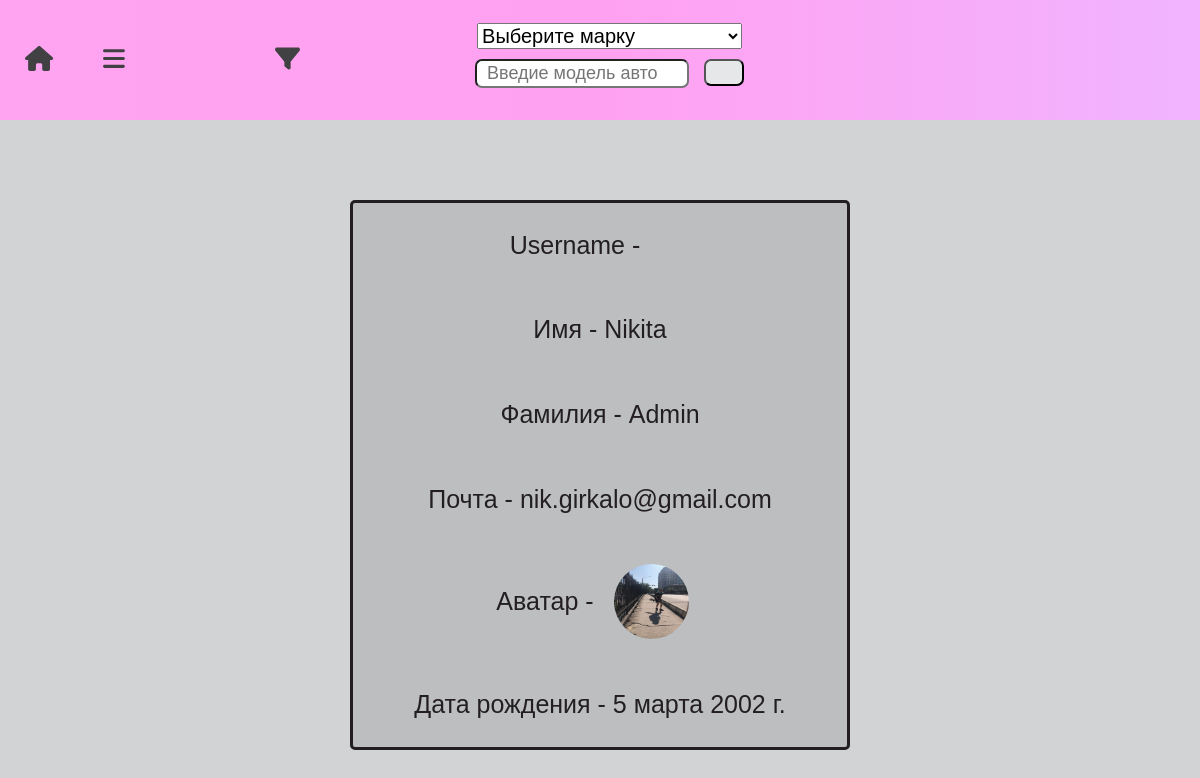
Page /author/1/ on the committed database.
### jdm/models.py (models this page shows, shortened)
class Author(models.Model):
    user = models.OneToOneField(User, on_delete=models.CASCADE)
    name = models.CharField(max_length=20, null=True, blank=True)
    last_name = models.CharField(max_length=20, null=True, blank=True)
    email = models.CharField(max_length=50, null=True, blank=True)
    avatar = models.ImageField(upload_to='img', null=True, blank=True)
    date_of_birthday = models.DateField(null=True, blank=True)

### jdm/views.py (the view, shortened to what this page needs)
# urls.py: path("author/<int:pk>/", DetailAuthorView.as_view(), name='author_details'),
class DetailAuthorView(DetailView, UserPassesTestMixin): # Подробности автора
    model = Author
    template_name = 'author_details.html'
    extra_context = {'title': 'JDM - Author'}

### jdm/templates/author_details.html (shortened to what this page needs)
{% extends 'base.html' %}
{% load thumbnail %}
{% load crispy_forms_tags %}
{% block main %}
    <div class="wrapper">
        <div class="author">
            <p class="com">Username - {{ user.username }} <a class="com" href="{% url 'author_edit' request.user.id %}"></a></p>
            {% if not author.name %}
                <p class="com">Имя не добавлено</p>
            {% else %}
                <p class="com">Имя - {{ author.name }}</p>
            {% endif %}
            {% if not author.last_name %}
                <p class="com">Фамилия не добавлена</p>
            {% else %}
                <p class="com">Фамилия - {{ author.last_name }}</p>
            {% endif %}
            {% if not author.email %}
                <p class="com">Почти не добавлена</p>
            {% else %}
                <p class="com">Почта - {{ author.email}}</p>
            {% endif %}
            {% if not author.avatar %}
                <p class="com">Аватар не добавлен</p>
            {% else %}
                <p class="auth">Аватар - <img class="avatar" src="{{ author.avatar|thumbnail_url:'avatar' }}" alt="{{ author.avatar.name }}"></p>
            {% endif %}
            {% if not author.date_of_birthday %}
                <p class="com">Дата рождения не добавлена</p>
            {% else %}
                <p class="com">Дата рождения - {{ author.date_of_birthday}}</p>
            {% endif %}
        </div>
    </div>
{% endblock %}

### jdm/templates/base.html (style rules this page uses)
* { padding: 0; margin: 0; }
body { width: 100%; display: flex; flex-direction: column; background-color: #D1D3D4; }
.auth { display: flex; color: #231F20; font-size: 20px; font-family: Arial, Helvetica; text-align: justify; align-items: center; margin: 20px 20px; }
.avatar { margin: 0 20px; border-radius: 100px; }
.com { color: #231F20; margin:25px; font-size: 25px; font-family: Arial, Helvetica, sans-serif; text-decoration: none; }
.wrapper { margin-top: 200px; display: flex; align-items: center; justify-content: center; }

### jdm/templates/author_details.html (style rules this page uses)
.auth { font-size: 25px; margin-left: 25px; }
.avatar { width: 75px; height: 75px; margin: 0 20px; border-radius: 100px; }
.author { width: 500px; height: 550px; display: flex; justify-content: space-around; flex-direction: column; box-sizing: border-box; border: 3px solid #231F20; align-items: center; border-radius: 5px; background-color: #BCBEC0; margin-bottom: 50px; }

### rows in the picture
Author: name "Nikita", last_name "Admin", email "nik.girkalo@gmail.com", avatar|thumbnail_url (picture), date_of_birthday "5 марта 2002 г."
